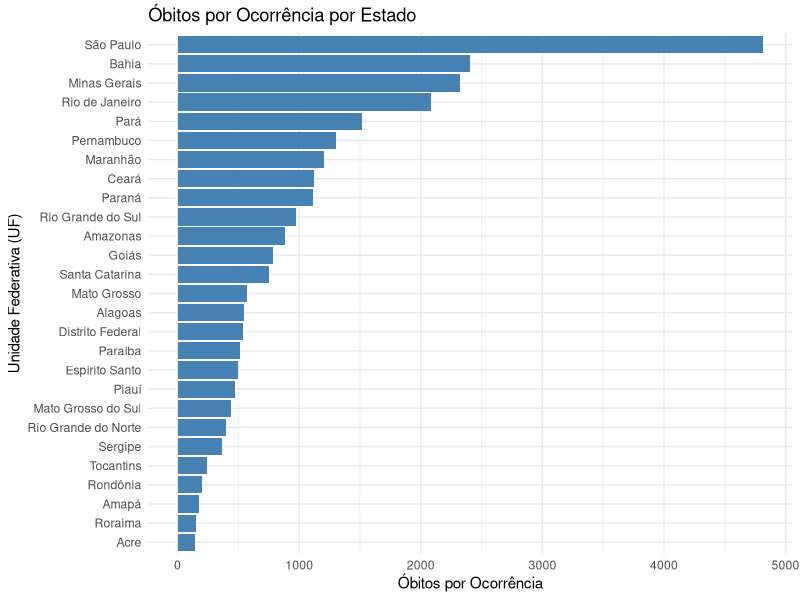
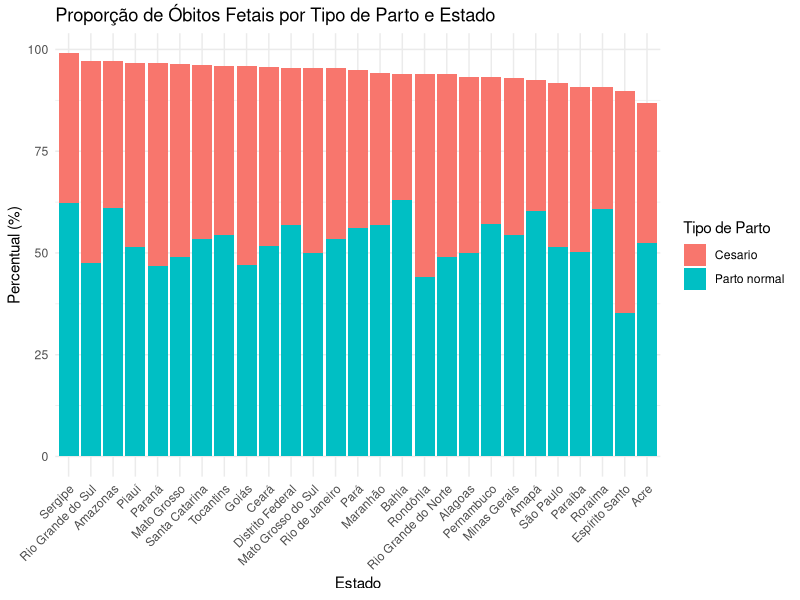
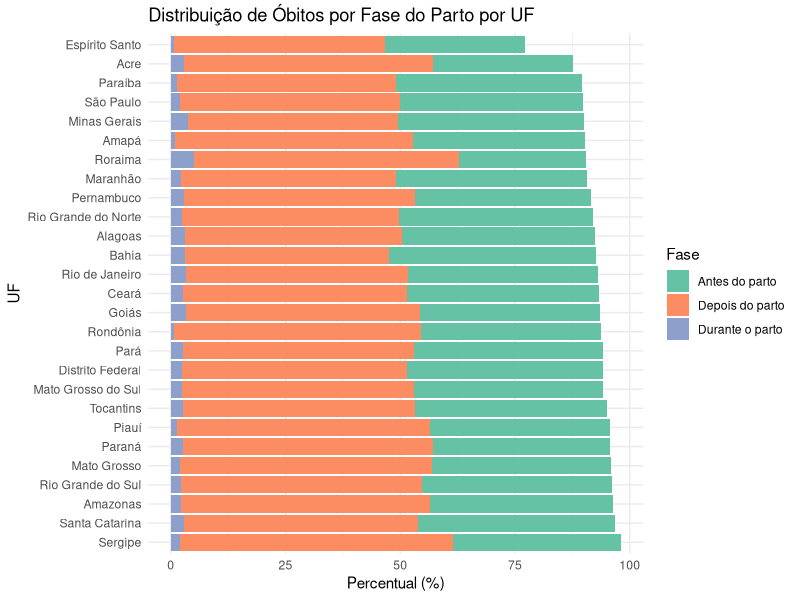

The R script that drew these images, in order: (Note: this script raises an error after producing the figures.)
library(tidyverse)
library(tidyr)
library(dplyr)
library(ggplot2)

setwd("C:/Users/rafae/Downloads/Projeto ADS")
getwd()

# CRIANDO DATAFRAMES 

obitos_fetais <- read.csv2("obitos_fetais.csv",
                            stringsAsFactors = FALSE,
                            fileEncoding = "latin1",
                            na = c("", "NA", "n/d", "NULL", "-"))

colnames(obitos_fetais) <- c(
  "UF",
  "Óbitos por ocorrência"
)

# Remover os números no início da string
obitos_fetais$UF <- gsub("^[0-9]+\\s+", "", obitos_fetais$UF)

obitos_fetais$UF <- sapply(obitos_fetais$UF, function(uf) {
  switch(uf,
         "Rondï¿½nia" = "Rondônia",
         "Acre" = "Acre",
         "Amazonas" = "Amazonas",
         "Roraima" = "Roraima",
         "Parï¿½" = "Pará",
         "Amapï¿½" = "Amapá",
         "Tocantins" = "Tocantins",
         "Maranhï¿½o" = "Maranhão",
         "Piauï¿½" = "Piauí",
         "Cearï¿½" = "Ceará",
         "Paraï¿½ba" = "Paraíba",
         "Pernambuco" = "Pernambuco",
         "Alagoas" = "Alagoas",
         "Sergipe" = "Sergipe",
         "Bahia" = "Bahia",
         "Minas Gerais" = "Minas Gerais",
         "Espï¿½rito Santo" = "Espírito Santo",
         "Rio de Janeiro" = "Rio de Janeiro",
         "Sï¿½o Paulo" = "São Paulo",
         "Paranï¿½" = "Paraná",
         "Santa Catarina" = "Santa Catarina",
         "Rio Grande do Sul" = "Rio Grande do Sul",
         "Mato Grosso do Sul" = "Mato Grosso do Sul",
         "Mato Grosso" = "Mato Grosso",
         "Goiï¿½s" = "Goiás",
         "Distrito Federal" = "Distrito Federal",
         uf
  )
})

View(obitos_fetais)

dados <- obitos_fetais[order(obitos_fetais$`Óbitos por ocorrência`, decreasing = TRUE), ]

# Gráfico de barras
ggplot(dados, aes(x = reorder(UF, `Óbitos por ocorrência`), y = `Óbitos por ocorrência`)) +
  geom_bar(stat = "identity", fill = "steelblue") +
  coord_flip() +
  labs(title = "Óbitos por Ocorrência por Estado",
       x = "Unidade Federativa (UF)",
       y = "Óbitos por Ocorrência") +
  theme_minimal()

obitos_fetais_tipos_partos <- read.csv2("tipos_partos.csv",
                                        stringsAsFactors = FALSE,
                                        fileEncoding = "latin1",
                                        na = c("", "NA", "n/d", "NULL", "-"))
colnames(obitos_fetais_tipos_partos) <- c(
  "UF",
  "Não preenchido",
  "Ignorado",
  "Parto normal",
  "Cesario",
  "Total"
)

obitos_fetais_tipos_partos$`Não preenchido` <- NULL
obitos_fetais_tipos_partos$`Ignorado` <- NULL
obitos_fetais_tipos_partos$Total <- NULL
View(obitos_fetais_tipos_partos)


# Remover os números no início da string
obitos_fetais_tipos_partos$UF <- gsub("^[0-9]+\\s+", "", obitos_fetais_tipos_partos$UF)

obitos_fetais_tipos_partos$UF <- sapply(obitos_fetais_tipos_partos$UF, function(uf) {
  switch(uf,
         "Rondï¿½nia" = "Rondônia",
         "Acre" = "Acre",
         "Amazonas" = "Amazonas",
         "Roraima" = "Roraima",
         "Parï¿½" = "Pará",
         "Amapï¿½" = "Amapá",
         "Tocantins" = "Tocantins",
         "Maranhï¿½o" = "Maranhão",
         "Piauï¿½" = "Piauí",
         "Cearï¿½" = "Ceará",
         "Paraï¿½ba" = "Paraíba",
         "Pernambuco" = "Pernambuco",
         "Alagoas" = "Alagoas",
         "Sergipe" = "Sergipe",
         "Bahia" = "Bahia",
         "Minas Gerais" = "Minas Gerais",
         "Espï¿½rito Santo" = "Espírito Santo",
         "Rio de Janeiro" = "Rio de Janeiro",
         "Sï¿½o Paulo" = "São Paulo",
         "Paranï¿½" = "Paraná",
         "Santa Catarina" = "Santa Catarina",
         "Rio Grande do Sul" = "Rio Grande do Sul",
         "Mato Grosso do Sul" = "Mato Grosso do Sul",
         "Mato Grosso" = "Mato Grosso",
         "Goiï¿½s" = "Goiás",
         "Distrito Federal" = "Distrito Federal",
         uf
  )
})

# Função para mapear UF para Região
get_regiao <- function(uf) {
  switch(uf,
         "Rondônia" = "Norte",
         "Acre" = "Norte",
         "Amazonas" = "Norte",
         "Roraima" = "Norte",
         "Pará" = "Norte",
         "Amapá" = "Norte",
         "Tocantins" = "Norte",
         
         "Maranhão" = "Nordeste",
         "Piauí" = "Nordeste",
         "Ceará" = "Nordeste",
         "Rio Grande do Norte" = "Nordeste",
         "Paraíba" = "Nordeste",
         "Pernambuco" = "Nordeste",
         "Alagoas" = "Nordeste",
         "Sergipe" = "Nordeste",
         "Bahia" = "Nordeste",
         
         "Mato Grosso" = "Centro-Oeste",
         "Mato Grosso do Sul" = "Centro-Oeste",
         "Goiás" = "Centro-Oeste",
         "Distrito Federal" = "Centro-Oeste",
         
         "São Paulo" = "Sudeste",
         "Rio de Janeiro" = "Sudeste",
         "Minas Gerais" = "Sudeste",
         "Espírito Santo" = "Sudeste",
         
         "Paraná" = "Sul",
         "Santa Catarina" = "Sul",
         "Rio Grande do Sul" = "Sul",
         
         NA # Caso não seja mapeado
  )
}

# Criar a nova coluna de Região
obitos_fetais_tipos_partos$Regiao <- sapply(obitos_fetais_tipos_partos$UF, get_regiao)




# Transformar os dados em formato longo (long format)
dados_longos <- pivot_longer(obitos_fetais_tipos_partos, 
                             cols = c("Parto normal", "Cesario"), 
                             names_to = "TipoParto", 
                             values_to = "Percentual")
View(obitos_fetais_tipos_partos)

# Gráfico de barras empilhadas

ggplot(dados_longos, aes(x = reorder(UF, -Percentual), y = Percentual, fill = TipoParto)) +
  geom_bar(stat = "identity") +
  labs(title = "Proporção de Óbitos Fetais por Tipo de Parto e Estado",
       x = "Estado",
       y = "Percentual (%)",
       fill = "Tipo de Parto") +
  theme_minimal() +
  theme(axis.text.x = element_text(angle = 45, hjust = 1))

obitos_fetais_morte <- read.csv2("mortes.csv",
                                stringsAsFactors = FALSE,
                                 fileEncoding = "latin1",
                                 na = c("", "NA", "n/d", "NULL", "-"))
obitos_fetais_morte$Total <- NULL
colnames(obitos_fetais_morte) <- c(
  "UF Ocorrência",               
  "Não preenchido",
  "Ignorado",
  "Antes do parto",
  "Durante o parto",
  "Depois do parto"
)

# 1. Remover os números no início da string
obitos_fetais_morte$`UF Ocorrência` <- gsub("^[0-9]+\\s+", "", obitos_fetais_morte$`UF Ocorrência`)

obitos_fetais_morte$`UF Ocorrência` <- sapply(obitos_fetais_morte$`UF Ocorrência`, function(uf) {
  switch(uf,
         "Rondï¿½nia" = "Rondônia",
         "Acre" = "Acre",
         "Amazonas" = "Amazonas",
         "Roraima" = "Roraima",
         "Parï¿½" = "Pará",
         "Amapï¿½" = "Amapá",
         "Tocantins" = "Tocantins",
         "Maranhï¿½o" = "Maranhão",
         "Piauï¿½" = "Piauí",
         "Cearï¿½" = "Ceará",
         "Paraï¿½ba" = "Paraíba",
         "Pernambuco" = "Pernambuco",
         "Alagoas" = "Alagoas",
         "Sergipe" = "Sergipe",
         "Bahia" = "Bahia",
         "Minas Gerais" = "Minas Gerais",
         "Espï¿½rito Santo" = "Espírito Santo",
         "Rio de Janeiro" = "Rio de Janeiro",
         "Sï¿½o Paulo" = "São Paulo",
         "Paranï¿½" = "Paraná",
         "Santa Catarina" = "Santa Catarina",
         "Rio Grande do Sul" = "Rio Grande do Sul",
         "Mato Grosso do Sul" = "Mato Grosso do Sul",
         "Mato Grosso" = "Mato Grosso",
         "Goiï¿½s" = "Goiás",
         "Distrito Federal" = "Distrito Federal",
         uf
  )
})

obitos_fetais_morte$`Não preenchido` <- NULL
obitos_fetais_morte$`Ignorado` <- NULL
View(obitos_fetais_morte)

# COLUNAS NAO PREENCHIDO E IGNORADO FORAM EXCLUIDAS PARA TER DADOS MAIS CONSISTENTES.

# Selecione as colunas relevantes: UF, Antes, Durante, Depois
obitos_long <- obitos_fetais_morte %>%
  select(`UF Ocorrência`, `Antes do parto`, `Durante o parto`, `Depois do parto`) %>%
  pivot_longer(cols = c(`Antes do parto`, `Durante o parto`, `Depois do parto`),
               names_to = "Fase", values_to = "Percentual")

# Criar o gráfico de barras empilhadas
ggplot(obitos_long, aes(x = reorder(`UF Ocorrência`, -Percentual), y = Percentual, fill = Fase)) +
  geom_bar(stat = "identity") +
  coord_flip() +
  labs(title = "Distribuição de Óbitos por Fase do Parto por UF",
       x = "UF",
       y = "Percentual (%)") +
  scale_fill_brewer(palette = "Set2") +
  theme_minimal()


obitos_fetais_duracao_gestacao <- read.csv2("duracao_gestacao.csv",
                                 stringsAsFactors = FALSE,
                                 fileEncoding = "latin1",
                                 na = c("", "NA", "n/d", "NULL", "-"))

obitos_fetais_duracao_gestacao$Total <- NULL
colnames(obitos_fetais_duracao_gestacao) <- c(
  "UF Ocorrência",              
  "Não preenchido",
  "Ignorado",
  "Menos 22",
  "22 a 27",
  "28 a 31",
  "32 a 36",
  "37 a 41",
  "42+"
)

# 1. Remover os números no início da string
obitos_fetais_duracao_gestacao$`UF Ocorrência` <- gsub("^[0-9]+\\s+", "", obitos_fetais_duracao_gestacao$`UF Ocorrência`)

obitos_fetais_duracao_gestacao$`UF Ocorrência` <- sapply(obitos_fetais_duracao_gestacao$`UF Ocorrência`, function(uf) {
  switch(uf,
         "Rondï¿½nia" = "Rondônia",
         "Acre" = "Acre",
         "Amazonas" = "Amazonas",
         "Roraima" = "Roraima",
         "Parï¿½" = "Pará",
         "Amapï¿½" = "Amapá",
         "Tocantins" = "Tocantins",
         "Maranhï¿½o" = "Maranhão",
         "Piauï¿½" = "Piauí",
         "Cearï¿½" = "Ceará",
         "Paraï¿½ba" = "Paraíba",
         "Pernambuco" = "Pernambuco",
         "Alagoas" = "Alagoas",
         "Sergipe" = "Sergipe",
         "Bahia" = "Bahia",
         "Minas Gerais" = "Minas Gerais",
         "Espï¿½rito Santo" = "Espírito Santo",
         "Rio de Janeiro" = "Rio de Janeiro",
         "Sï¿½o Paulo" = "São Paulo",
         "Paranï¿½" = "Paraná",
         "Santa Catarina" = "Santa Catarina",
         "Rio Grande do Sul" = "Rio Grande do Sul",
         "Mato Grosso do Sul" = "Mato Grosso do Sul",
         "Mato Grosso" = "Mato Grosso",
         "Goiï¿½s" = "Goiás",
         "Distrito Federal" = "Distrito Federal",
         uf
  )
})

obitos_fetais_duracao_gestacao$`Não preenchido` <- NULL
obitos_fetais_duracao_gestacao$`Ignorado` <- NULL
View(obitos_fetais_duracao_gestacao)

# Selecione as colunas relevantes: UF, Antes, Durante, Depois
obitos_long <- obitos_fetais_duracao_gestacao %>%
  select(`UF Ocorrência`, `Menos 22`, `22 a 27`, `28 a 31`, ) %>%
  pivot_longer(cols = c(`Antes do parto`, `Durante o parto`, `Depois do parto`),
               names_to = "Fase", values_to = "Percentual")

# Criar o gráfico de barras empilhadas
ggplot(obitos_long, aes(x = reorder(`UF Ocorrência`, -Percentual), y = Percentual, fill = Fase)) +
  geom_bar(stat = "identity") +
  coord_flip() +
  labs(title = "Distribuição de Óbitos por Fase do Parto por UF",
       x = "UF",
       y = "Percentual (%)") +
  scale_fill_brewer(palette = "Set2") +
  theme_minimal()


obitos_fetais_tipo_gestacao <- read.csv2("tipo_gestacao.csv",
                                          stringsAsFactors = FALSE,
                                          fileEncoding = "latin1",
                                          na = c("", "NA", "n/d", "NULL", "-"))
obitos_fetais_tipo_gestacao$Total <- NULL
colnames(obitos_fetais_tipo_gestacao) <- c(
  "UF Ocorrência",              
  "Não preenchido",
  "Ignorado",
  "Única",
  "Dupla",
  "Tripla ou +"
)
# 1. Remover os números no início da string
obitos_fetais_tipo_gestacao$`UF Ocorrência` <- gsub("^[0-9]+\\s+", "", obitos_fetais_tipo_gestacao$`UF Ocorrência`)

obitos_fetais_tipo_gestacao$`UF Ocorrência` <- sapply(obitos_fetais_tipo_gestacao$`UF Ocorrência`, function(uf) {
  switch(uf,
         "Rondï¿½nia" = "Rondônia",
         "Acre" = "Acre",
         "Amazonas" = "Amazonas",
         "Roraima" = "Roraima",
         "Parï¿½" = "Pará",
         "Amapï¿½" = "Amapá",
         "Tocantins" = "Tocantins",
         "Maranhï¿½o" = "Maranhão",
         "Piauï¿½" = "Piauí",
         "Cearï¿½" = "Ceará",
         "Paraï¿½ba" = "Paraíba",
         "Pernambuco" = "Pernambuco",
         "Alagoas" = "Alagoas",
         "Sergipe" = "Sergipe",
         "Bahia" = "Bahia",
         "Minas Gerais" = "Minas Gerais",
         "Espï¿½rito Santo" = "Espírito Santo",
         "Rio de Janeiro" = "Rio de Janeiro",
         "Sï¿½o Paulo" = "São Paulo",
         "Paranï¿½" = "Paraná",
         "Santa Catarina" = "Santa Catarina",
         "Rio Grande do Sul" = "Rio Grande do Sul",
         "Mato Grosso do Sul" = "Mato Grosso do Sul",
         "Mato Grosso" = "Mato Grosso",
         "Goiï¿½s" = "Goiás",
         "Distrito Federal" = "Distrito Federal",
         uf
  )
})

View(obitos_fetais_tipo_gestacao)

obitos_fetais_n_filhos_mortos <- read.csv2("n_filhos_mortos.csv",
                                         stringsAsFactors = FALSE,
                                         fileEncoding = "latin1",
                                         na = c("", "NA", "n/d", "NULL", "-"))
obitos_fetais_n_filhos_mortos$Total <- NULL
# Excluir as colunas 10 a 25 (poucos dados)
obitos_fetais_n_filhos_mortos <- obitos_fetais_n_filhos_mortos[, -c(13:22)]

colnames(obitos_fetais_n_filhos_mortos) <- c(
  "UF Ocorrência",
  "Ignorado",
  "Zero nº de filhos",
  "01",
  "02",
  "03",
  "04",
  "05",
  "06",
  "07",
  "08",
  "09"
)

# Remover os números no início da string
obitos_fetais_n_filhos_mortos$`UF Ocorrência` <- gsub("^[0-9]+\\s+", "", obitos_fetais_n_filhos_mortos$`UF Ocorrência`)

obitos_fetais_n_filhos_mortos$`UF Ocorrência` <- sapply(obitos_fetais_n_filhos_mortos$`UF Ocorrência`, function(uf) {
  switch(uf,
         "Rondï¿½nia" = "Rondônia",
         "Acre" = "Acre",
         "Amazonas" = "Amazonas",
         "Roraima" = "Roraima",
         "Parï¿½" = "Pará",
         "Amapï¿½" = "Amapá",
         "Tocantins" = "Tocantins",
         "Maranhï¿½o" = "Maranhão",
         "Piauï¿½" = "Piauí",
         "Cearï¿½" = "Ceará",
         "Paraï¿½ba" = "Paraíba",
         "Pernambuco" = "Pernambuco",
         "Alagoas" = "Alagoas",
         "Sergipe" = "Sergipe",
         "Bahia" = "Bahia",
         "Minas Gerais" = "Minas Gerais",
         "Espï¿½rito Santo" = "Espírito Santo",
         "Rio de Janeiro" = "Rio de Janeiro",
         "Sï¿½o Paulo" = "São Paulo",
         "Paranï¿½" = "Paraná",
         "Santa Catarina" = "Santa Catarina",
         "Rio Grande do Sul" = "Rio Grande do Sul",
         "Mato Grosso do Sul" = "Mato Grosso do Sul",
         "Mato Grosso" = "Mato Grosso",
         "Goiï¿½s" = "Goiás",
         "Distrito Federal" = "Distrito Federal",
         uf
  )
})

View(obitos_fetais_n_filhos_mortos)
